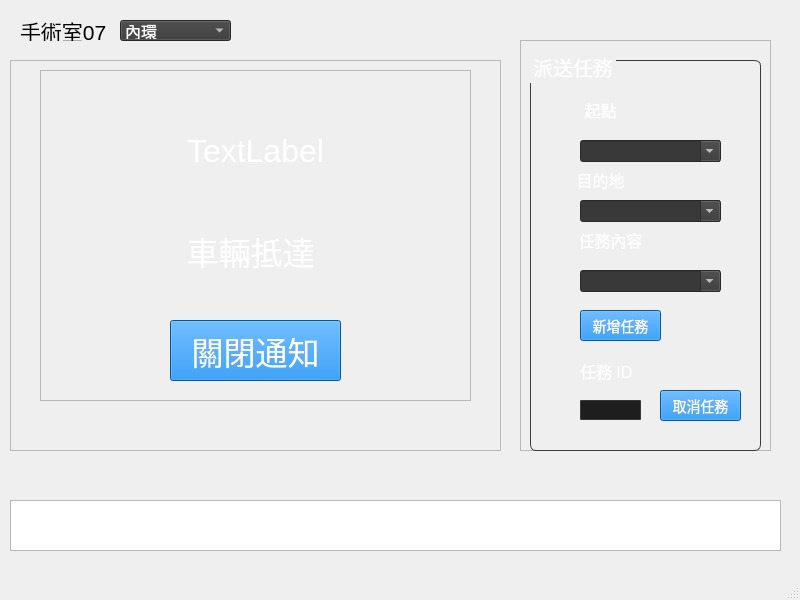
<?xml version="1.0" encoding="UTF-8"?>
<ui version="4.0">
 <class>MainWindow</class>
 <widget class="QMainWindow" name="MainWindow">
  <property name="geometry">
   <rect>
    <x>0</x>
    <y>0</y>
    <width>800</width>
    <height>600</height>
   </rect>
  </property>
  <property name="windowTitle">
   <string>MainWindow</string>
  </property>
  <property name="styleSheet">
   <string notr="true"/>
  </property>
  <widget class="QWidget" name="centralwidget">
   <widget class="QFrame" name="frame_notify_left">
    <property name="geometry">
     <rect>
      <x>10</x>
      <y>60</y>
      <width>491</width>
      <height>391</height>
     </rect>
    </property>
    <property name="styleSheet">
     <string notr="true"/>
    </property>
    <property name="frameShape">
     <enum>QFrame::StyledPanel</enum>
    </property>
    <property name="frameShadow">
     <enum>QFrame::Raised</enum>
    </property>
    <widget class="QFrame" name="frame_notify">
     <property name="geometry">
      <rect>
       <x>30</x>
       <y>10</y>
       <width>431</width>
       <height>331</height>
      </rect>
     </property>
     <property name="frameShape">
      <enum>QFrame::StyledPanel</enum>
     </property>
     <property name="frameShadow">
      <enum>QFrame::Raised</enum>
     </property>
     <widget class="QLabel" name="lbl_notify_title">
      <property name="geometry">
       <rect>
        <x>20</x>
        <y>60</y>
        <width>391</width>
        <height>41</height>
       </rect>
      </property>
      <property name="font">
       <font>
        <pointsize>-1</pointsize>
       </font>
      </property>
      <property name="styleSheet">
       <string notr="true">color: white;                  /* 白字 */
font-size: 32px; </string>
      </property>
      <property name="text">
       <string>TextLabel</string>
      </property>
      <property name="alignment">
       <set>Qt::AlignCenter</set>
      </property>
     </widget>
     <widget class="QLabel" name="lbl_notify_msg">
      <property name="geometry">
       <rect>
        <x>10</x>
        <y>160</y>
        <width>401</width>
        <height>41</height>
       </rect>
      </property>
      <property name="font">
       <font>
        <pointsize>-1</pointsize>
       </font>
      </property>
      <property name="styleSheet">
       <string notr="true">color: white;                  /* 白字 */
font-size: 32px; </string>
      </property>
      <property name="text">
       <string>車輛抵達</string>
      </property>
      <property name="alignment">
       <set>Qt::AlignCenter</set>
      </property>
     </widget>
     <widget class="QPushButton" name="btn_close_notify">
      <property name="geometry">
       <rect>
        <x>130</x>
        <y>250</y>
        <width>171</width>
        <height>61</height>
       </rect>
      </property>
      <property name="font">
       <font>
        <pointsize>-1</pointsize>
       </font>
      </property>
      <property name="styleSheet">
       <string notr="true">QPushButton {
	background-color:#0678DD;
    color: white;                  /* 白字 */
    padding: 6px 12px;             /* 內距 */
    font-size: 32px;               /* 字體大小 */
}

QPushButton:hover {
    background-color: #1E70BF;     /* 滑鼠移上去變色 */
}
QPushButton:disabled {
    background-color: #4A4A4A;
    color: #BDBDBD;
    border: 1px solid #666666;
}
</string>
      </property>
      <property name="text">
       <string>關閉通知</string>
      </property>
     </widget>
    </widget>
   </widget>
   <widget class="QFrame" name="frame_notify_right">
    <property name="geometry">
     <rect>
      <x>520</x>
      <y>40</y>
      <width>251</width>
      <height>411</height>
     </rect>
    </property>
    <property name="frameShape">
     <enum>QFrame::StyledPanel</enum>
    </property>
    <property name="frameShadow">
     <enum>QFrame::Raised</enum>
    </property>
    <widget class="QGroupBox" name="groupBox">
     <property name="geometry">
      <rect>
       <x>10</x>
       <y>10</y>
       <width>231</width>
       <height>401</height>
      </rect>
     </property>
     <property name="styleSheet">
      <string notr="true">QGroupBox {
    border: 1px solid #3a3a3a;
    border-radius: 6px;
    margin-top: 10px;
    color: white;
    font-size: 20px;
}</string>
     </property>
     <property name="title">
      <string>派送任務</string>
     </property>
     <widget class="QPushButton" name="btn_delete_task_db">
      <property name="geometry">
       <rect>
        <x>130</x>
        <y>340</y>
        <width>81</width>
        <height>31</height>
       </rect>
      </property>
      <property name="styleSheet">
       <string notr="true">QPushButton {
	background-color:#0678DD;
    color: white;                  /* 白字 */
    padding: 6px 12px;             /* 內距 */
    font-size: 14px;               /* 字體大小 */
}

QPushButton:hover {
    background-color: #1E70BF;     /* 滑鼠移上去變色 */
}
</string>
      </property>
      <property name="text">
       <string>取消任務</string>
      </property>
     </widget>
     <widget class="QPushButton" name="btn_add_task_db">
      <property name="geometry">
       <rect>
        <x>50</x>
        <y>260</y>
        <width>81</width>
        <height>31</height>
       </rect>
      </property>
      <property name="styleSheet">
       <string notr="true">QPushButton {
	background-color:#0678DD;
    color: white;                  /* 白字 */
    padding: 6px 12px;             /* 內距 */
    font-size: 14px;               /* 字體大小 */
}

QPushButton:hover {
    background-color: #1E70BF;     /* 滑鼠移上去變色 */
}
</string>
      </property>
      <property name="text">
       <string>新增任務</string>
      </property>
     </widget>
     <widget class="QLabel" name="label_4">
      <property name="geometry">
       <rect>
        <x>50</x>
        <y>180</y>
        <width>61</width>
        <height>20</height>
       </rect>
      </property>
      <property name="styleSheet">
       <string notr="true">color: white;                  /* 白字 */
font-size: 16px; </string>
      </property>
      <property name="text">
       <string>任務內容</string>
      </property>
      <property name="alignment">
       <set>Qt::AlignCenter</set>
      </property>
     </widget>
     <widget class="QLabel" name="label_6">
      <property name="geometry">
       <rect>
        <x>50</x>
        <y>310</y>
        <width>71</width>
        <height>21</height>
       </rect>
      </property>
      <property name="styleSheet">
       <string notr="true">color: white;                  /* 白字 */
font-size: 16px; </string>
      </property>
      <property name="text">
       <string>任務 ID</string>
      </property>
     </widget>
     <widget class="QComboBox" name="cmb_start_point">
      <property name="geometry">
       <rect>
        <x>50</x>
        <y>90</y>
        <width>141</width>
        <height>22</height>
       </rect>
      </property>
      <property name="styleSheet">
       <string notr="true">QComboBox {
    color: white;                  /* 白字 */
    font-size: 14px;               /* 字體大小 */
	background-color:#393939;
}

QComboBox QAbstractItemView {
    background-color: #1E70BF;     /* 滑鼠移上去變色 */
}</string>
      </property>
      <property name="editable">
       <bool>true</bool>
      </property>
     </widget>
     <widget class="QLineEdit" name="txt_delete_task_id">
      <property name="geometry">
       <rect>
        <x>50</x>
        <y>350</y>
        <width>61</width>
        <height>20</height>
       </rect>
      </property>
      <property name="styleSheet">
       <string notr="true">QLineEdit {
    border: 1px solid #3a3a3a;
    border-radius: 1px;
    padding: 1px;
    background-color: #1e1e1e;
    color: white;
    font-size: 14px;
}

QLineEdit:focus {
    border: 1px solid #4da3ff;
    background-color: #262626;
}</string>
      </property>
     </widget>
     <widget class="QComboBox" name="cmb_end_point">
      <property name="geometry">
       <rect>
        <x>50</x>
        <y>150</y>
        <width>141</width>
        <height>22</height>
       </rect>
      </property>
      <property name="styleSheet">
       <string notr="true">QComboBox {
    color: white;                  /* 白字 */
    font-size: 14px;               /* 字體大小 */
	background-color:#393939;
}

QComboBox QAbstractItemView {
    background-color: #1E70BF;     /* 滑鼠移上去變色 */
}</string>
      </property>
      <property name="editable">
       <bool>true</bool>
      </property>
     </widget>
     <widget class="QComboBox" name="cmb_mission">
      <property name="geometry">
       <rect>
        <x>50</x>
        <y>220</y>
        <width>141</width>
        <height>22</height>
       </rect>
      </property>
      <property name="styleSheet">
       <string notr="true">QComboBox {
    color: white;                  /* 白字 */
    font-size: 14px;               /* 字體大小 */
	background-color:#393939;
}

QComboBox QAbstractItemView {
    background-color: #1E70BF;     /* 滑鼠移上去變色 */
}</string>
      </property>
      <property name="editable">
       <bool>true</bool>
      </property>
     </widget>
     <widget class="QLabel" name="label_3">
      <property name="geometry">
       <rect>
        <x>40</x>
        <y>120</y>
        <width>61</width>
        <height>20</height>
       </rect>
      </property>
      <property name="styleSheet">
       <string notr="true">color: white;                  /* 白字 */
font-size: 16px; </string>
      </property>
      <property name="text">
       <string>目的地</string>
      </property>
      <property name="alignment">
       <set>Qt::AlignCenter</set>
      </property>
     </widget>
     <widget class="QLabel" name="label_2">
      <property name="geometry">
       <rect>
        <x>40</x>
        <y>50</y>
        <width>61</width>
        <height>20</height>
       </rect>
      </property>
      <property name="styleSheet">
       <string notr="true">color: white;                  /* 白字 */
font-size: 16px; </string>
      </property>
      <property name="text">
       <string>起點</string>
      </property>
      <property name="alignment">
       <set>Qt::AlignCenter</set>
      </property>
     </widget>
    </widget>
   </widget>
   <widget class="QLabel" name="label_5">
    <property name="geometry">
     <rect>
      <x>20</x>
      <y>20</y>
      <width>101</width>
      <height>21</height>
     </rect>
    </property>
    <property name="font">
     <font>
      <pointsize>16</pointsize>
     </font>
    </property>
    <property name="text">
     <string>手術室07</string>
    </property>
   </widget>
   <widget class="QTextEdit" name="txt_log">
    <property name="geometry">
     <rect>
      <x>10</x>
      <y>500</y>
      <width>771</width>
      <height>51</height>
     </rect>
    </property>
    <property name="styleSheet">
     <string notr="true">color: white;                  /* 白字 */
font-size: 13px; </string>
    </property>
    <property name="readOnly">
     <bool>true</bool>
    </property>
   </widget>
   <widget class="QLabel" name="lbl_status_v1">
    <property name="geometry">
     <rect>
       <x>510</x>
      <y>460</y>
       <width>138</width>
      <height>20</height>
     </rect>
    </property>
    <property name="styleSheet">
     <string notr="true">color: white;                  /* 白字 */
font-size: 16px; </string>
    </property>
    <property name="text">
     <string/>
    </property>
    <property name="alignment">
     <set>Qt::AlignCenter</set>
    </property>
   </widget>
   <widget class="QLabel" name="lbl_status_v2">
    <property name="geometry">
     <rect>
       <x>650</x>
      <y>460</y>
       <width>126</width>
      <height>20</height>
     </rect>
    </property>
    <property name="styleSheet">
     <string notr="true">color: white;                  /* 白字 */
font-size: 16px; </string>
    </property>
    <property name="text">
     <string/>
    </property>
    <property name="alignment">
     <set>Qt::AlignCenter</set>
    </property>
   </widget>
   <widget class="QComboBox" name="cmb_env">
    <property name="geometry">
     <rect>
      <x>120</x>
      <y>20</y>
      <width>111</width>
      <height>21</height>
     </rect>
    </property>
    <property name="styleSheet">
     <string notr="true">QComboBox {
    color: white;                  /* 白字 */
    font-size: 16px;               /* 字體大小 */
	background-color:#393939;
}

QComboBox QAbstractItemView {
    background-color: #1E70BF;     /* 滑鼠移上去變色 */
}</string>
    </property>
    <item>
     <property name="text">
      <string>內環</string>
     </property>
    </item>
    <item>
     <property name="text">
      <string>外環</string>
     </property>
    </item>
   </widget>
  </widget>
  <widget class="QMenuBar" name="menubar">
   <property name="geometry">
    <rect>
     <x>0</x>
     <y>0</y>
     <width>800</width>
     <height>21</height>
    </rect>
   </property>
  </widget>
  <widget class="QStatusBar" name="statusbar"/>
 </widget>
 <resources/>
 <connections/>
</ui>
